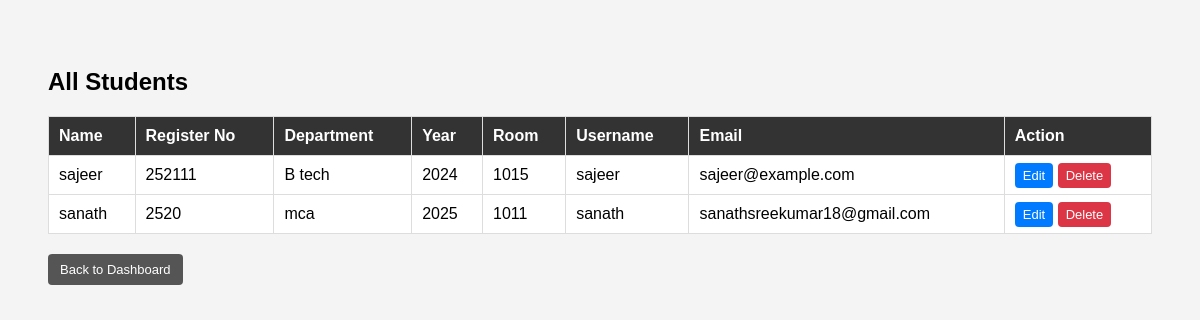
Page /warden/view_students.php (signed in) on the earlier database version.
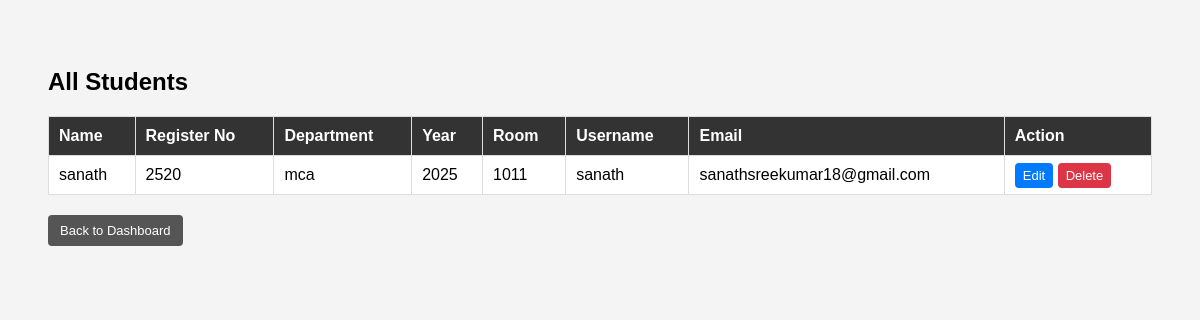
Same page on the later database version.
### tables this page shows
CREATE TABLE `student_profiles` (
  `id` int(11) NOT NULL,
  `user_id` int(11) NOT NULL,
  `register_number` varchar(50) DEFAULT NULL,
  `department` varchar(100) DEFAULT NULL,
  `year` int(11) DEFAULT NULL,
  `room_number` varchar(20) DEFAULT NULL,
  `phone` varchar(15) DEFAULT NULL
);

CREATE TABLE `users` (
  `id` int(11) NOT NULL,
  `role_id` int(11) NOT NULL,
  `name` varchar(100) NOT NULL,
  `username` varchar(50) NOT NULL,
  `password` varchar(255) NOT NULL,
  `email` varchar(100) DEFAULT NULL,
  `parent_email` varchar(100) DEFAULT NULL,
  `teacher_email` varchar(100) DEFAULT NULL,
  `created_at` timestamp NOT NULL DEFAULT current_timestamp()
);

### warden/view_students.php (the view, shortened to what this page needs)
<?php
include("../config/db.php");
$stmt = $conn->prepare("
    SELECT users.id, users.name, users.username, users.email,
           student_profiles.register_number,
           student_profiles.department,
           student_profiles.year,
           student_profiles.room_number
    FROM users
    JOIN roles ON users.role_id = roles.id
    JOIN student_profiles ON users.id = student_profiles.user_id
    WHERE roles.role_name = 'student'
    ORDER BY users.name ASC
");
$stmt->execute();
$result = $stmt->get_result();
?>
<!DOCTYPE html>
<html>
<head>
</head>
<body>
<h2>All Students</h2>
<table>
    <tr>
        <th>Name</th>
        <th>Register No</th>
        <th>Department</th>
        <th>Year</th>
        <th>Room</th>
        <th>Username</th>
        <th>Email</th>
        <th>Action</th>
    </tr>
    <?php while ($row = $result->fetch_assoc()): ?>
    <tr>
        <td><?php echo htmlspecialchars($row["name"]); ?></td>
        <td><?php echo htmlspecialchars($row["register_number"]); ?></td>
        <td><?php echo htmlspecialchars($row["department"]); ?></td>
        <td><?php echo htmlspecialchars($row["year"]); ?></td>
        <td><?php echo htmlspecialchars($row["room_number"]); ?></td>
        <td><?php echo htmlspecialchars($row["username"]); ?></td>
        <td><?php echo htmlspecialchars($row["email"]); ?></td>
        <td>
            <a class="edit-btn" href="edit_student.php?id=<?php echo $row['id']; ?>">Edit</a>
            <a class="delete-btn"
               href="delete_student.php?id=<?php echo $row['id']; ?>"
               onclick="return confirm('Are you sure you want to delete this student?');">
               Delete
            </a>
        </td>
    </tr>
    <?php endwhile; ?>
</table>
<a class="back-btn" href="dashboard.php">Back to Dashboard</a>
</body>
</html>

Differences in the rows shown:
removed student_profiles: user.name "sajeer", register_number "252111", department "B tech", year "2024", room_number "1015", user.username "sajeer", user.email "sajeer@example.com"
